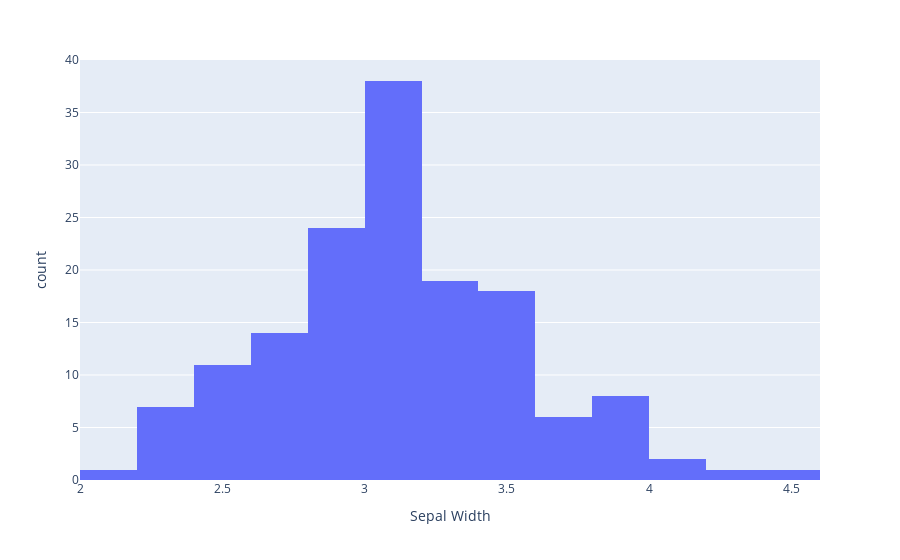

Notebook source saved alongside this figure:
### Markdown cell above
Ploting Histogram is just as easy.

### Code cell
px.histogram(df, x="sepal_width", nbins=20, labels={"sepal_width": "Sepal Width"})

### Figure 1 — Plotly figure (JSON) as saved in the notebook; plotly's stock layout.template omitted (floating-point values rounded to 4 significant figures; data arrays with more than 128 entries replaced by an {"elided": "..."} marker saying what was removed)
{"data": [{"alignmentgroup": "True", "bingroup": "x", "hoverlabel": {"namelength": 0}, "hovertemplate": "Sepal Width=%{x}<br>count=%{y}", "legendgroup": "", "marker": {"color": "#636efa"}, "name": "", "nbinsx": 20, "offsetgroup": "", "orientation": "v", "showlegend": false, "type": "histogram", "x": {"elided": "150 float values"}, "xaxis": "x", "yaxis": "y"}], "layout": {"barmode": "relative", "legend": {"tracegroupgap": 0}, "margin": {"t": 60}, "xaxis": {"anchor": "y", "domain": [0, 1], "title": {"text": "Sepal Width"}}, "yaxis": {"anchor": "x", "domain": [0, 1], "title": {"text": "count"}}}}
